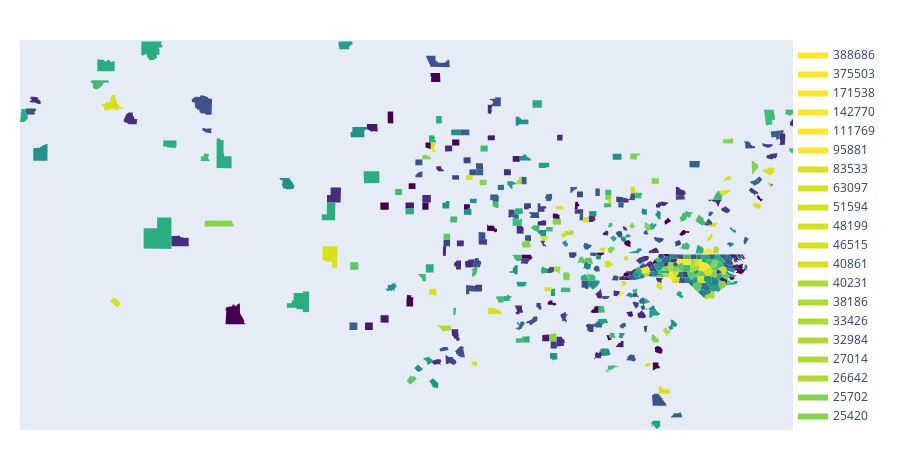

Notebook code for this chart:
### Code cell
import plotly.figure_factory as ff

import pandas as pd

NE_states = ['North Carolina']
df_sample = total_votes_by_county_president_enriched
df_sample_r = df_sample[df_sample['Choice Party']== 'DEM']
colorscale = ['rgb(68.0, 1.0, 84.0)',
'rgb(66.0, 64.0, 134.0)',
'rgb(38.0, 130.0, 142.0)',
'rgb(63.0, 188.0, 115.0)',
'rgb(216.0, 226.0, 25.0)']

values_eg = df_sample_r['Total Votes'].tolist()
fips_eg = df_sample_r['combined_fips_code'].map(lambda x: remove_leading_zero(x)).tolist()
fig = ff.create_choropleth(
    fips=fips_eg, values=values_eg, scope=NE_states, show_state_data=True
)
fig.show()
